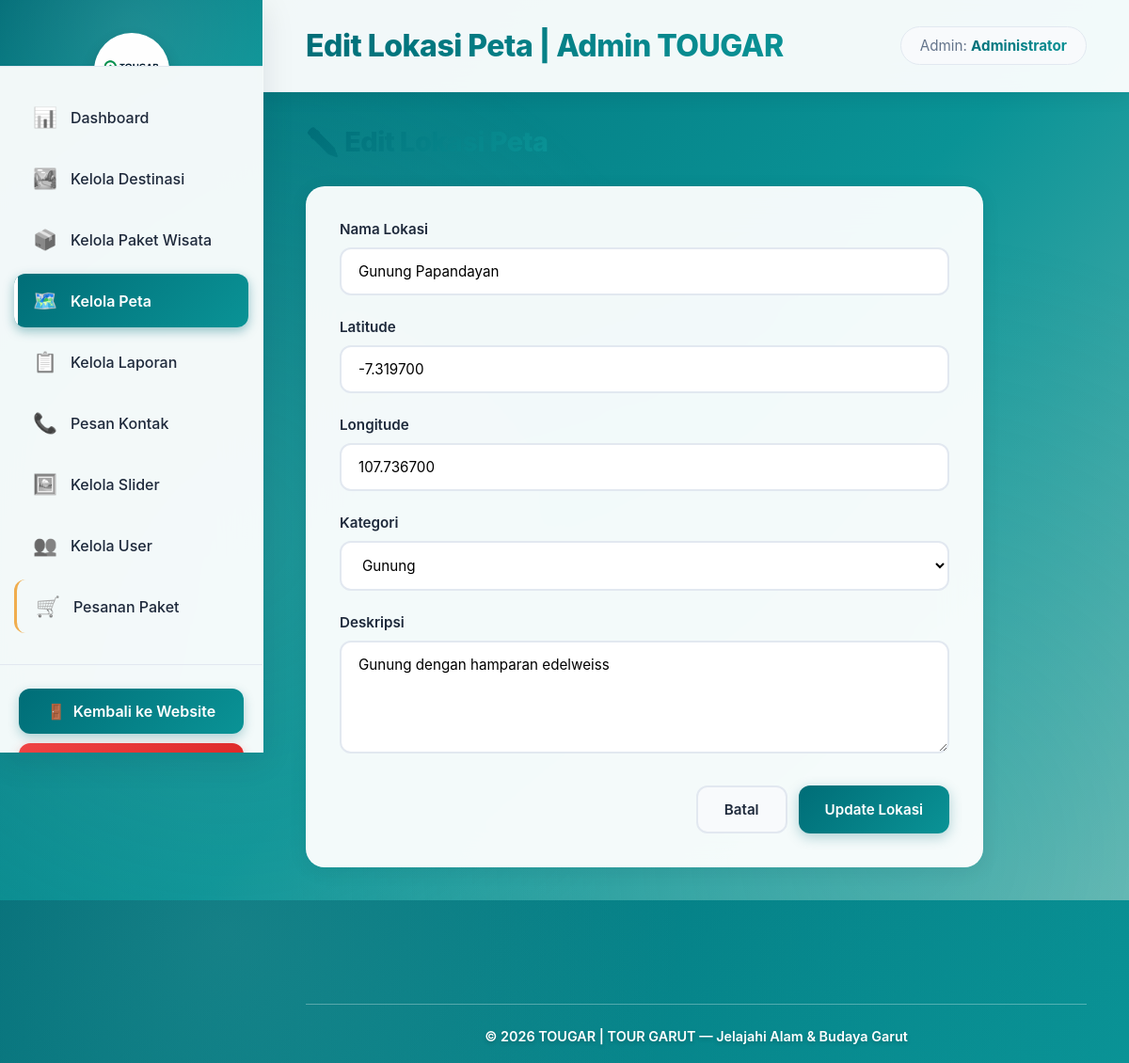
/public/admin/peta/edit?id=1 (signed in), run on the app's committed database.
### tables this page shows
CREATE TABLE IF NOT EXISTS peta_wisata (
    id_peta INT AUTO_INCREMENT PRIMARY KEY,
    nama_lokasi VARCHAR(150) NOT NULL,
    latitude DECIMAL(10,6) NOT NULL,
    longitude DECIMAL(10,6) NOT NULL,
    kategori VARCHAR(50),
    deskripsi TEXT,
    created_at TIMESTAMP DEFAULT CURRENT_TIMESTAMP
);

### app/controllers/AdminController.php (called while the page is built, shortened)
<?php
class AdminController extends BaseController {
    private $petaModel;
    public function __construct() {
        $this->petaModel    = new PetaWisataModel();
    }
    public function editPeta() {
        $id    = (int)($_GET['id'] ?? 0);
        $error = null;
        $data  = $this->petaModel->getById($id);
        $this->render('admin/edit_peta', [
            'pageTitle'  => 'Edit Lokasi Peta | Admin TOUGAR',
            'activeMenu' => 'peta',
            'error'      => $error,
            'data'       => $data
        ], 'admin');
    }
}

### public/index.php (called while the page is built, shortened)
<?php
require_once __DIR__ . '/../config/database.php';
require_once __DIR__ . '/../config/router.php';
$router = new Router();
$router->get( '/',             'LandingController', 'index');
$router->get( '/landing',      'LandingController', 'index');
$router->get( '/login',        'AuthController', 'showLogin');
$router->post('/login',        'AuthController', 'login');
$router->get( '/logout',       'AuthController', 'logout');
$router->get( '/register',     'AuthController', 'showRegister');
$router->post('/register',     'AuthController', 'register');
$router->get( '/forgot-password', 'AuthController', 'showForgot');
$router->post('/forgot-password', 'AuthController', 'forgot');
$router->get( '/reset-password',  'AuthController', 'showReset');
$router->post('/reset-password',  'AuthController', 'resetPassword');
$router->post('/pesan-paket',  'PesanController', 'store');
$router->get( '/beranda',      'BerandaController', 'index');
$router->get( '/destinasi',    'DestinasiController', 'index');
$router->get( '/paket-wisata', 'PaketWisataController', 'index');
$router->get( '/laporan',      'LaporanController', 'index');
$router->get( '/kontak',       'KontakController', 'index');
$router->post('/kontak/send',  'KontakController', 'send');
$router->get( '/peta-wisata',  'PetaWisataController', 'index');
$router->get( '/admin',              'AdminController', 'index');
$router->get( '/admin/wisata',         'AdminController', 'wisata');
$router->get( '/admin/wisata/tambah',  'AdminController', 'tambahWisata');
$router->post('/admin/wisata/tambah',  'AdminController', 'tambahWisata');
$router->get( '/admin/wisata/edit',    'AdminController', 'editWisata');
$router->post('/admin/wisata/edit',    'AdminController', 'editWisata');
$router->get( '/admin/wisata/hapus',   'AdminController', 'hapusWisata');
$router->get( '/admin/paket',          'AdminController', 'paket');
$router->get( '/admin/paket/tambah',   'AdminController', 'tambahPaket');
$router->post('/admin/paket/tambah',   'AdminController', 'tambahPaket');
$router->get( '/admin/paket/edit',     'AdminController', 'editPaket');
$router->post('/admin/paket/edit',     'AdminController', 'editPaket');
$router->get( '/admin/paket/hapus',    'AdminController', 'hapusPaket');
$router->get( '/admin/peta',           'AdminController', 'peta');
$router->get( '/admin/peta/tambah',    'AdminController', 'tambahPeta');
$router->post('/admin/peta/tambah',    'AdminController', 'tambahPeta');
$router->get( '/admin/peta/edit',      'AdminController', 'editPeta');
$router->post('/admin/peta/edit',      'AdminController', 'editPeta');
$router->get( '/admin/peta/hapus',     'AdminController', 'hapusPeta');
$router->get( '/admin/laporan',        'AdminController', 'laporan');
$router->get( '/admin/laporan/hapus',  'AdminController', 'hapusLaporan');
$router->get( '/admin/kontak',         'AdminController', 'kontak');
$router->get( '/admin/kontak/hapus',   'AdminController', 'hapusKontak');
$router->get( '/admin/slider',         'AdminController', 'slider');
$router->get( '/admin/slider/tambah',  'AdminController', 'tambahSlider');
$router->post('/admin/slider/tambah',  'AdminController', 'tambahSlider');
$router->get( '/admin/slider/edit',    'AdminController', 'editSlider');
$router->post('/admin/slider/edit',    'AdminController', 'editSlider');
$router->get( '/admin/slider/hapus',   'AdminController', 'hapusSlider');
$router->get( '/admin/users',          'AdminController', 'users');
$router->get( '/admin/users/tambah',   'AdminController', 'tambahUser');
$router->post('/admin/users/tambah',   'AdminController', 'tambahUser');
$router->get( '/admin/users/edit',     'AdminController', 'editUser');
$router->post('/admin/users/edit',     'AdminController', 'editUser');
$router->get( '/admin/users/hapus',    'AdminController', 'hapusUser');
$router->get( '/admin/pesanan',        'AdminController', 'pesanan');
$router->get( '/admin/pesanan/status', 'AdminController', 'updateStatusPesanan');
$router->get( '/admin/pesanan/hapus',  'AdminController', 'hapusPesanan');
$router->dispatch();

### app/models/BaseModel.php (called while the page is built, shortened)
<?php
class BaseModel {
    protected $db;
    protected $table;
    protected $primaryKey = 'id';
    public function __construct() {
        $this->db = getDB();
    }
    public function getById($id) {
        $id   = (int)$id;
        $stmt = $this->db->prepare("SELECT * FROM {$this->table} WHERE {$this->primaryKey} = ?");
        $stmt->bind_param('i', $id);
        $stmt->execute();
        return $stmt->get_result()->fetch_assoc();
    }
}

### config/database.php (called while the page is built, shortened)
<?php
function getDB() {
    static $conn = null;
    if ($conn === null) {
        $conn = @new mysqli(DB_HOST, DB_USER, DB_PASS, DB_NAME);
        $conn->set_charset("utf8");
    }
    return $conn;
}

### app/views/admin/edit_peta.php (the view, shortened to what this page needs)
<div class="section-header">
  <h2>✏️ Edit Lokasi Peta</h2>
</div>
<div class="admin-form-card">
  <form method="POST" action="<?= BASE_URL ?>/admin/peta/edit?id=<?= (int)$data['id_peta'] ?>">
    <div class="form-group">
      <label>Nama Lokasi</label>
      <input type="text" name="nama_lokasi" required
             value="<?= htmlspecialchars($data['nama_lokasi'] ?? '') ?>">
    </div>
    <div class="form-group">
      <label>Latitude</label>
      <input type="text" name="latitude" required
             value="<?= htmlspecialchars($data['latitude'] ?? '') ?>">
    </div>
    <div class="form-group">
      <label>Longitude</label>
      <input type="text" name="longitude" required
             value="<?= htmlspecialchars($data['longitude'] ?? '') ?>">
    </div>
    <div class="form-group">
      <label>Kategori</label>
      <?php $katNow = $data['kategori'] ?? ''; ?>
      <select name="kategori">
        <option value="Gunung" <?= $katNow === 'Gunung' ? 'selected' : '' ?>>Gunung</option>
      </select>
    </div>
    <div class="form-group">
      <label>Deskripsi</label>
      <textarea name="deskripsi" rows="3"><?= htmlspecialchars($data['deskripsi'] ?? '') ?></textarea>
    </div>
    <div class="form-actions">
      <a href="<?= BASE_URL ?>/admin/peta" class="btn-secondary">Batal</a>
      <button type="submit" class="btn-primary">Update Lokasi</button>
    </div>
  </form>
</div>

### config/router.php (shortened to what this page needs)
<?php
require_once __DIR__ . '/database.php';
class Router {
    private $routes = [];
    public function get($path, $controller, $method) {
        $this->routes[] = [
            'method' => 'GET',
            'path'   => $path,
            'controller' => $controller,
            'action' => $method
        ];
    }
    public function post($path, $controller, $method) {
        $this->routes[] = [
            'method' => 'POST',
            'path'   => $path,
            'controller' => $controller,
            'action' => $method
        ];
    }
    public function dispatch() {
        $requestUri    = strtok($_SERVER['REQUEST_URI'], '?');
        $requestMethod = $_SERVER['REQUEST_METHOD'];
        $basePath = rtrim(dirname($_SERVER['SCRIPT_NAME']), '/');
        $uri = '/' . ltrim(str_replace($basePath, '', $requestUri), '/');
        foreach ($this->routes as $route) {
            if ($route['method'] === $requestMethod && $this->matchPath($route['path'], $uri)) {
                $ctrl = new $route['controller']();
                $action = $route['action'];
                $ctrl->$action();
                return;
            }
        }
    }
    private function matchPath($routePath, $uri) {
        return rtrim($routePath, '/') === rtrim($uri, '/');
    }
}

### public/assets/css/admin.css (style rules this page uses)
* { margin: 0; padding: 0; box-sizing: border-box; font-family: 'Inter', 'Segoe UI', system-ui, -apple-system, sans-serif; }
:root { --primary: #006d77; --primary-dark: #005560; --primary-light: #83c5be; --secondary: #0a9396; --success: #10b981; --danger: #ef4444; --warning: #f59e0b; --dark: #1e293b; --light: #f8fafc; --border: #e2e8f0; --shadow: rgba(15, 23, 42, 0.08); --shadow-lg: rgba(15, 23, 42, 0.12); }
body { display: flex; min-height: 100vh; background: linear-gradient(135deg, #006d77 0%, #0a9396 50%, #83c5be 100%); color: var(--dark); overflow-x: hidden; }
body::before { content: ''; position: fixed; top: 0; left: 0; width: 100%; height: 100%; background: radial-gradient(circle at 20% 50%, rgba(131, 197, 190, 0.2), transparent 50%), radial-gradient(circle at 80% 80%, rgba(10, 147, 150, 0.2), transparent 50%); pointer-events: none; z-index: 0; }
.btn-primary { background: linear-gradient(135deg, #006d77, #0a9396); color: white; padding: 14px 28px; border: none; border-radius: 12px; cursor: pointer; font-size: 0.95rem; font-weight: 600; transition: all 0.3s cubic-bezier(0.4, 0, 0.2, 1); box-shadow: 0 4px 14px rgba(0, 109, 119, 0.3); position: relative; overflow: hidden; }
.btn-primary::before { content: ''; position: absolute; top: 0; left: -100%; width: 100%; height: 100%; background: linear-gradient(90deg, transparent, rgba(255, 255, 255, 0.3), transparent); transition: left 0.5s; }
.btn-secondary { background: var(--light); color: var(--dark); padding: 14px 28px; border: 2px solid var(--border); border-radius: 12px; cursor: pointer; font-size: 0.95rem; transition: all 0.3s ease; font-weight: 600; }
.section-header { display: flex; justify-content: space-between; align-items: center; margin-bottom: 30px; }
.section-header h2 { background: linear-gradient(135deg, var(--primary), var(--secondary)); -webkit-background-clip: text; -webkit-text-fill-color: transparent; background-clip: text; font-size: 1.8rem; font-weight: 800; letter-spacing: -0.5px; }
.form-group { margin-bottom: 24px; }
.form-group label { display: block; margin-bottom: 10px; color: var(--dark); font-weight: 600; font-size: 0.95rem; }
.form-group input, .form-group textarea, .form-group select { width: 100%; padding: 14px 18px; border: 2px solid var(--border); border-radius: 12px; font-size: 0.95rem; transition: all 0.3s ease; background: white; font-family: inherit; }
.form-group textarea { resize: vertical; min-height: 120px; }
.form-actions { display: flex; gap: 12px; justify-content: flex-end; margin-top: 30px; }
a.btn-secondary { display: inline-flex; align-items: center; justify-content: center; text-decoration: none; }
.admin-form-card { background: rgba(255, 255, 255, 0.95); backdrop-filter: blur(20px); padding: 35px; border-radius: 20px; box-shadow: 0 4px 20px var(--shadow); border: 1px solid rgba(255, 255, 255, 0.5); max-width: 720px; }

### data on the page
peta_wisata: nama_lokasi "Gunung Papandayan", latitude "-7.319700", longitude "107.736700", kategori "Gunung", deskripsi "Gunung dengan hamparan edelweiss"
